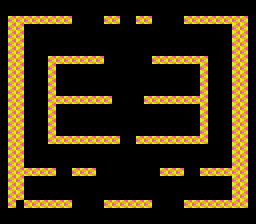

Tiled map render using the project's own tile images. Description and the whole map definition, tile-layer contents included, below:
An orthogonal 32x28 tile map with 8x8 px tiles, 1 tile layer (Tile Layer 1), 3 tilesets and 6 objects (4x ZenChan, 2x player).

<map version="1.10" tiledversion="1.11.2" orientation="orthogonal" renderorder="right-down" width="32" height="28" tilewidth="8" tileheight="8" infinite="0" nextlayerid="3" nextobjectid="7">
 <editorsettings>
  <export target="Level3.tmj" format="json" />
 </editorsettings>
 <tileset firstgid="1" name="None" tilewidth="8" tileheight="8" tilecount="1" columns="1">
  <image source="3.jpg" width="8" height="8" />
 </tileset>
 <tileset firstgid="2" name="Solid" tilewidth="8" tileheight="8" tilecount="1" columns="1">
  <image source="3.jpg" width="8" height="8" />
  <tile id="0">
   <properties>
    <property name="col" type="int" value="0" />
   </properties>
  </tile>
 </tileset>
 <tileset firstgid="3" name="TopOnly" tilewidth="8" tileheight="8" tilecount="1" columns="1">
  <properties>
   <property name="col" type="int" value="1" />
  </properties>
  <image source="3.jpg" width="8" height="8" />
  <tile id="0">
   <properties>
    <property name="col" type="int" value="1" />
   </properties>
  </tile>
 </tileset>
 <layer id="1" name="Tile Layer 1" width="32" height="28">
  <data encoding="csv">
0,0,0,0,0,0,0,0,0,0,0,0,0,0,0,0,0,0,0,0,0,0,0,0,0,0,0,0,0,0,0,0,
0,0,0,0,0,0,0,0,0,0,0,0,0,0,0,0,0,0,0,0,0,0,0,0,0,0,0,0,0,0,0,0,
0,2,2,3,3,3,3,3,3,0,0,0,0,3,3,0,0,3,3,0,0,0,0,3,3,3,3,3,3,2,2,0,
0,2,2,0,0,0,0,0,0,0,0,0,0,0,0,0,0,0,0,0,0,0,0,0,0,0,0,0,0,2,2,0,
0,2,2,0,0,0,0,0,0,0,0,0,0,0,0,0,0,0,0,0,0,0,0,0,0,0,0,0,0,2,2,0,
0,2,2,0,0,0,0,0,0,0,0,0,0,0,0,0,0,0,0,0,0,0,0,0,0,0,0,0,0,2,2,0,
0,2,2,0,0,0,0,0,0,0,0,0,0,0,0,0,0,0,0,0,0,0,0,0,0,0,0,0,0,2,2,0,
0,2,2,0,0,0,2,3,3,3,3,3,3,0,0,0,0,0,0,3,3,3,3,3,3,2,0,0,0,2,2,0,
0,2,2,0,0,0,2,0,0,0,0,0,0,0,0,0,0,0,0,0,0,0,0,0,0,2,0,0,0,2,2,0,
0,2,2,0,0,0,2,0,0,0,0,0,0,0,0,0,0,0,0,0,0,0,0,0,0,2,0,0,0,2,2,0,
0,2,2,0,0,0,2,0,0,0,0,0,0,0,0,0,0,0,0,0,0,0,0,0,0,2,0,0,0,2,2,0,
0,2,2,0,0,0,2,0,0,0,0,0,0,0,0,0,0,0,0,0,0,0,0,0,0,2,0,0,0,2,2,0,
0,2,2,0,0,0,2,3,3,3,3,3,3,3,0,0,0,0,3,3,3,3,3,3,3,2,0,0,0,2,2,0,
0,2,2,0,0,0,2,0,0,0,0,0,0,0,0,0,0,0,0,0,0,0,0,0,0,2,0,0,0,2,2,0,
0,2,2,0,0,0,2,0,0,0,0,0,0,0,0,0,0,0,0,0,0,0,0,0,0,2,0,0,0,2,2,0,
0,2,2,0,0,0,2,0,0,0,0,0,0,0,0,0,0,0,0,0,0,0,0,0,0,2,0,0,0,2,2,0,
0,2,2,0,0,0,2,0,0,0,0,0,0,0,0,0,0,0,0,0,0,0,0,0,0,2,0,0,0,2,2,0,
0,2,2,0,0,0,2,3,3,3,3,3,3,3,3,0,0,3,3,3,3,3,3,3,3,2,0,0,0,2,2,0,
0,2,2,0,0,0,0,0,0,0,0,0,0,0,0,0,0,0,0,0,0,0,0,0,0,0,0,0,0,2,2,0,
0,2,2,0,0,0,0,0,0,0,0,0,0,0,0,0,0,0,0,0,0,0,0,0,0,0,0,0,0,2,2,0,
0,2,2,0,0,0,0,0,0,0,0,0,0,0,0,0,0,0,0,0,0,0,0,0,0,0,0,0,0,2,2,0,
0,2,2,3,3,3,3,0,0,3,3,3,0,0,0,0,0,0,0,0,3,3,3,0,0,3,3,3,3,2,2,0,
0,2,2,0,0,0,0,0,0,0,0,0,0,0,0,0,0,0,0,0,0,0,0,0,0,0,0,0,0,2,2,0,
0,2,2,0,0,0,0,0,0,0,0,0,0,0,0,0,0,0,0,0,0,0,0,0,0,0,0,0,0,2,2,0,
0,2,2,0,0,0,0,0,0,0,0,0,0,0,0,0,0,0,0,0,0,0,0,0,0,0,0,0,0,2,2,0,
0,2,0,3,3,3,3,3,3,0,0,0,0,3,3,3,3,3,3,0,0,0,0,3,3,3,3,3,3,2,2,0,
0,0,0,0,0,0,0,0,0,0,0,0,0,0,0,0,0,0,0,0,0,0,0,0,0,0,0,0,0,0,0,0,
0,0,0,0,0,0,0,0,0,0,0,0,0,0,0,0,0,0,0,0,0,0,0,0,0,0,0,0,0,0,0,0
</data>
 </layer>
 <objectgroup id="2" name="Object Layer 1">
  <object id="1" name="player" x="44.1429" y="187.871">
   <properties>
    <property name="isPlayerOne" type="bool" value="true" />
   </properties>
  </object>
  <object id="2" name="player" x="211.192" y="187.494">
   <properties>
    <property name="isPlayerOne" type="bool" value="false" />
   </properties>
  </object>
  <object id="3" name="ZenChan" x="196.243" y="34.8074" />
  <object id="4" name="ZenChan" x="82.9" y="34.1537" />
  <object id="5" name="ZenChan" x="58.7805" y="34.25" />
  <object id="6" name="ZenChan" x="172.5" y="34.5" />
 </objectgroup>
</map>
